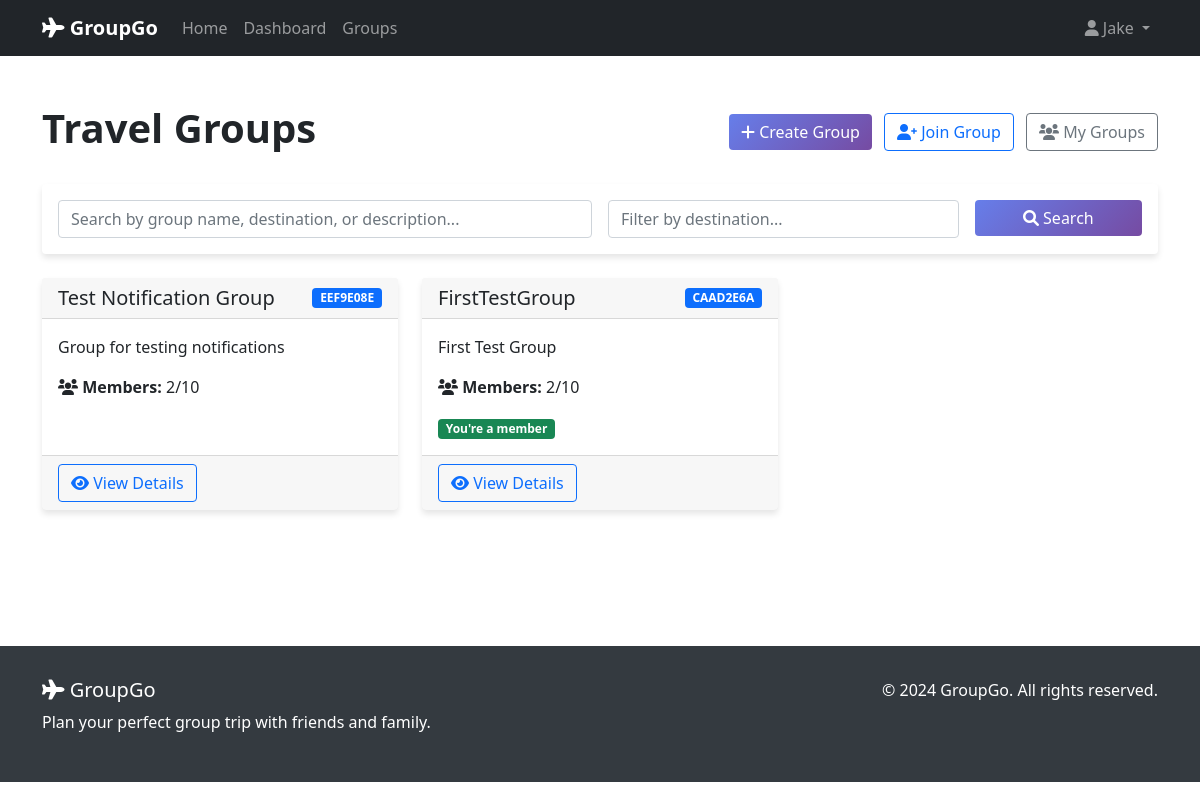
/groups/ (signed in), run on the app's committed database.
### travel_groups/models.py (models this page shows, shortened)
class TravelGroup(models.Model):
    id = models.UUIDField(primary_key=True, default=uuid.uuid4, editable=False)
    name = models.CharField(max_length=200)
    description = models.TextField(blank=True, null=True)
    photo = models.ImageField(upload_to='group_photos/', blank=True, null=True, help_text="Optional group photo")
    password = models.CharField(max_length=100, default='', help_text="Password required to join the group")
    created_by = models.ForeignKey(User, on_delete=models.CASCADE, related_name='created_groups')
    created_at = models.DateTimeField(auto_now_add=True)
    updated_at = models.DateTimeField(auto_now=True)
    is_active = models.BooleanField(default=True)
    max_members = models.PositiveIntegerField(default=10, help_text="Maximum number of members allowed in the group")
    class Meta:
        ordering = ['-created_at']
        verbose_name = "Travel Group"
        verbose_name_plural = "Travel Groups"
    @property
    def member_count(self):
        return self.members.count()
    @property
    def is_full(self):
        return self.member_count >= self.max_members
    def get_unique_identifier(self):
        return str(self.id)[:8].upper()

### travel_groups/views.py (the view)
# urls.py: path('', views.group_list, name='group_list'),
@login_required
def group_list(request):
    form = SearchGroupForm(request.GET)
    groups = TravelGroup.objects.filter(is_active=True)
    if form.is_valid():
        search_query = form.cleaned_data.get('search_query')
        destination = form.cleaned_data.get('destination')
        if search_query:
            groups = groups.filter(
                Q(name__icontains=search_query) |
                Q(description__icontains=search_query)
            )
        if destination:
            pass
    for group in groups:
        group.user_is_member = GroupMember.objects.filter(
            group=group, user=request.user
        ).exists()
    context = {
        'groups': groups,
        'form': form,
    }
    return render(request, 'travel_groups/group_list.html', context)

### travel_groups/forms.py
class SearchGroupForm(forms.Form):
    search_query = forms.CharField(
        max_length=200,
        required=False,
        widget=forms.TextInput(attrs={
            'class': 'form-control',
            'placeholder': 'Search by group name, destination, or description...'
        })
    )
    destination = forms.CharField(
        max_length=200,
        required=False,
        widget=forms.TextInput(attrs={
            'class': 'form-control',
            'placeholder': 'Filter by destination...'
        })
    )

### travel_groups/templates/travel_groups/group_list.html (shortened to what this page needs)
{% extends "base.html" %}
{% load static %}
{% block content %}
<div class="container py-5">
    <div class="row">
        <div class="col-12">
            <div class="d-flex justify-content-between align-items-center mb-4">
                <h1 class="fw-bold">Travel Groups</h1>
                <div>
                    <a href="{% url 'travel_groups:create_group' %}" class="btn btn-primary me-2">
                        <i class="fas fa-plus"></i> Create Group
                    </a>
                    <a href="{% url 'travel_groups:join_group' %}" class="btn btn-outline-primary me-2">
                        <i class="fas fa-user-plus"></i> Join Group
                    </a>
                    <a href="{% url 'travel_groups:my_groups' %}" class="btn btn-outline-secondary">
                        <i class="fas fa-users"></i> My Groups
                    </a>
                </div>
            </div>
        </div>
    </div>
    <div class="row mb-4">
        <div class="col-12">
            <div class="card">
                <div class="card-body">
                    <form method="get" class="row g-3">
                        <div class="col-md-6">
                            {{ form.search_query }}
                        </div>
                        <div class="col-md-4">
                            {{ form.destination }}
                        </div>
                        <div class="col-md-2">
                            <button type="submit" class="btn btn-primary w-100">
                                <i class="fas fa-search"></i> Search
                            </button>
                        </div>
                    </form>
                </div>
            </div>
        </div>
    </div>
    <div class="row">
        {% for group in groups %}
        <div class="col-md-6 col-lg-4 mb-4">
            <div class="card h-100">
                <div class="card-header d-flex justify-content-between align-items-center">
                    <h5 class="mb-0">{{ group.name }}</h5>
                    <span class="badge bg-primary">{{ group.get_unique_identifier }}</span>
                </div>
                <div class="card-body">
                    <p class="card-text">{{ group.description|truncatewords:20 }}</p>
                    <div class="mb-3">
                        <strong><i class="fas fa-users"></i> Members:</strong>
                        {{ group.member_count }}/{{ group.max_members }}
                    </div>
                    {% if group.user_is_member %}
                        <span class="badge bg-success">You're a member</span>
                    {% endif %}
                </div>
                <div class="card-footer">
                    <a href="{% url 'travel_groups:group_detail' group.id %}" class="btn btn-outline-primary">
                        <i class="fas fa-eye"></i> View Details
                    </a>
                </div>
            </div>
        </div>
        {% endfor %}
    </div>
</div>
{% endblock %}

### templates/base.html (shortened to what this page needs)
<!DOCTYPE html>
<html lang="en">
<head>
    {% load static %}
    <link href="https://cdn.jsdelivr.net/npm/bootstrap@5.1.3/dist/css/bootstrap.min.css" rel="stylesheet">
    <link href="https://cdnjs.cloudflare.com/ajax/libs/font-awesome/6.0.0/css/all.min.css" rel="stylesheet">
</head>
<body>
    <nav class="navbar navbar-expand-lg navbar-dark bg-dark">
        <div class="container">
            <a class="navbar-brand" href="{% url 'accounts:home' %}">
                <i class="fas fa-plane"></i> GroupGo
            </a>
            <div class="collapse navbar-collapse" id="navbarNav">
                <ul class="navbar-nav me-auto">
                    <li class="nav-item">
                        <a class="nav-link" href="{% url 'accounts:home' %}">Home</a>
                    </li>
                    {% if user.is_authenticated %}
                        <li class="nav-item">
                            <a class="nav-link" href="{% url 'accounts:dashboard' %}">Dashboard</a>
                        </li>
                        <li class="nav-item">
                            <a class="nav-link" href="{% url 'travel_groups:group_list' %}">Groups</a>
                        </li>
                    {% endif %}
                </ul>
                <ul class="navbar-nav">
                    {% if user.is_authenticated %}
                        <li class="nav-item dropdown">
                            <a class="nav-link dropdown-toggle" href="#" id="navbarDropdown" role="button" data-bs-toggle="dropdown">
                                <i class="fas fa-user"></i> {{ user.first_name|default:user.username }}
                            </a>
                        </li>
                    {% endif %}
                </ul>
            </div>
        </div>
    </nav>
    <main>
        {% block content %}{% endblock %}
    </main>
    <footer>
        <div class="container">
            <div class="row">
                <div class="col-md-6">
                    <h5><i class="fas fa-plane"></i> GroupGo</h5>
                    <p>Plan your perfect group trip with friends and family.</p>
                </div>
                <div class="col-md-6 text-md-end">
                    <p>&copy; 2024 GroupGo. All rights reserved.</p>
                </div>
            </div>
        </div>
    </footer>
</body>
</html>

### templates/base.html (style rules this page uses)
.navbar-brand { font-weight: bold; }
.card { border: none; box-shadow: 0 4px 6px rgba(0, 0, 0, 0.1); transition: transform 0.3s ease; }
.btn-primary { background: linear-gradient(135deg, #667eea 0%, #764ba2 100%); border: none; }
footer { background-color: #343a40; color: white; padding: 2rem 0; margin-top: 4rem; }

### data on the page
TravelGroup: name "Test Notification Group", get_unique_identifier "EEF9E08E", description "Group for testing notifications", member_count "2", max_members "10"
TravelGroup: name "FirstTestGroup", get_unique_identifier "CAAD2E6A", description "First Test Group", member_count "2", max_members "10", shows "You're a member"

### other printed values
{{ user.first_name|default:user.username }} "Jake"
